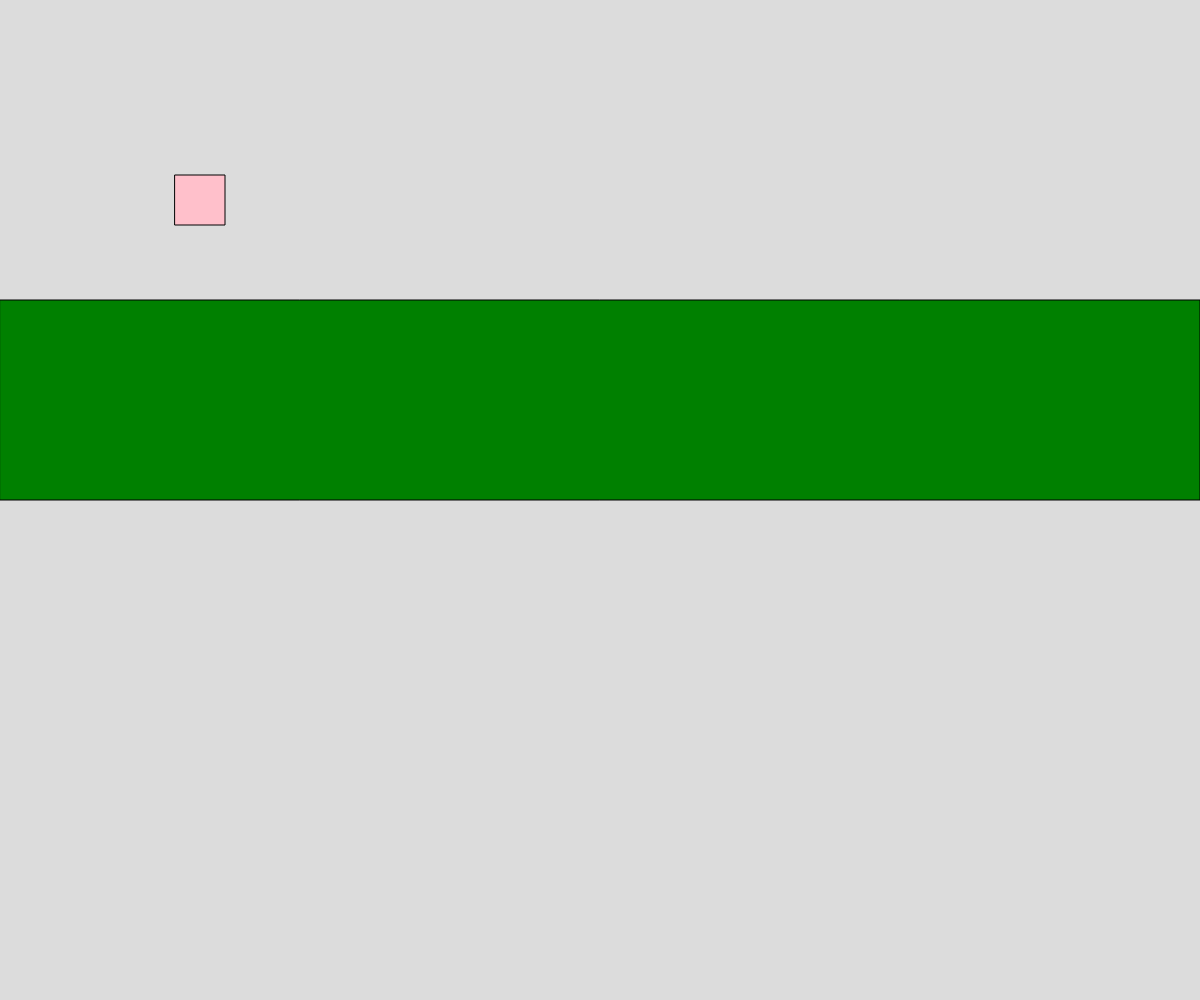
Frame 1 (no input)
Frame 60 (no input): identical to frame 1, image omitted
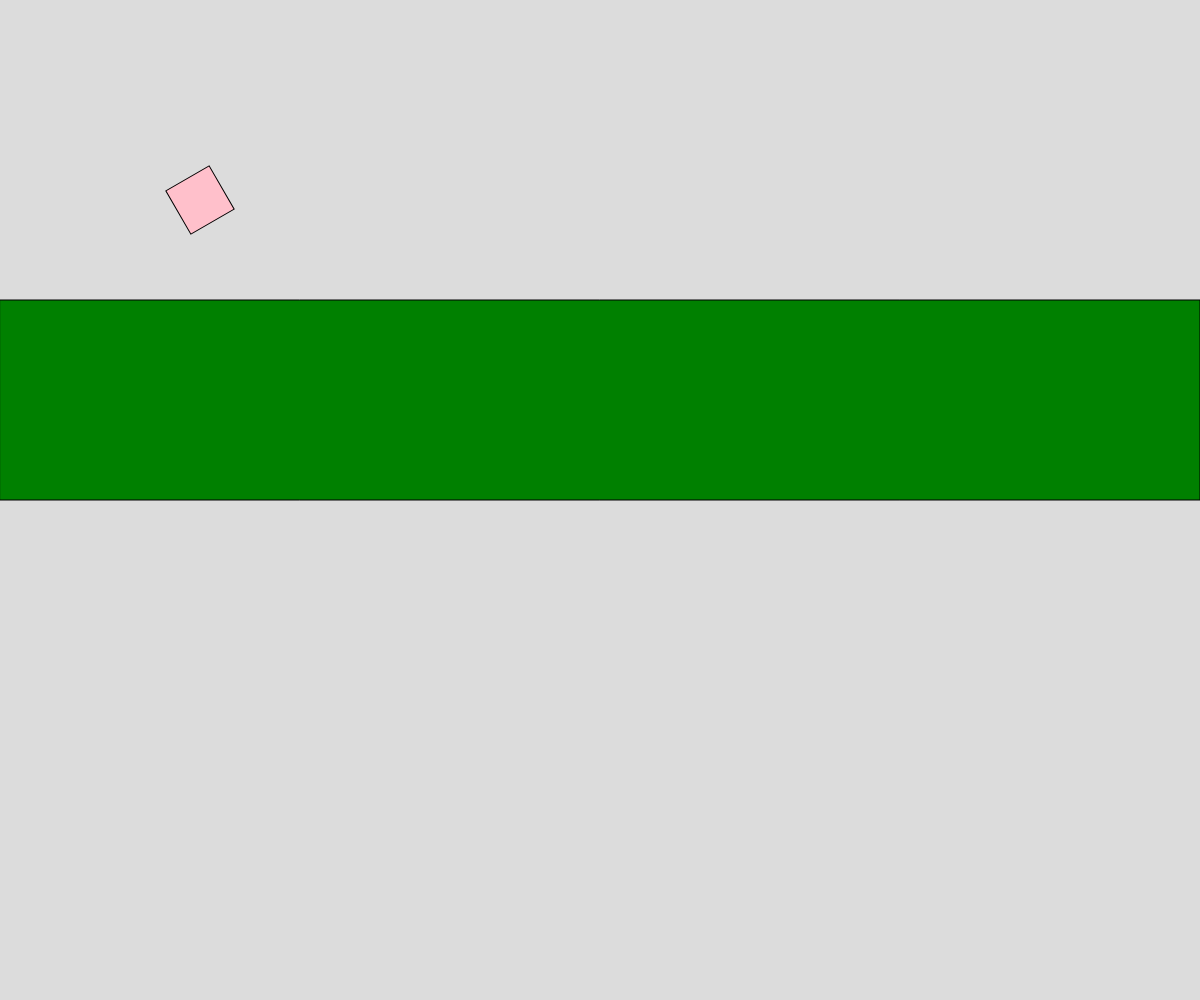
Frame 120 (the mouse pressed at the canvas centre since frame 60)

The p5.js sketch that drew these frames (run headless with seeded random() and noise() and a simulated clock; from frame 60 on, the mouse is pressed at the canvas centre):

// p5.js sketch
// ── sketch.js
// Translate/Rotate demo

function setup() {
  createCanvas(windowWidth, windowHeight);
  angleMode(DEGREES);
  rectMode(CENTER);
}

function draw() {
  background(220);

  push();
  translate(200, 200);
  fill("pink");
  rotate(mouseX);
  square(0, 0, 50);
  pop();

  fill("green");
  rect(width/2, 400, width, 200);
}
